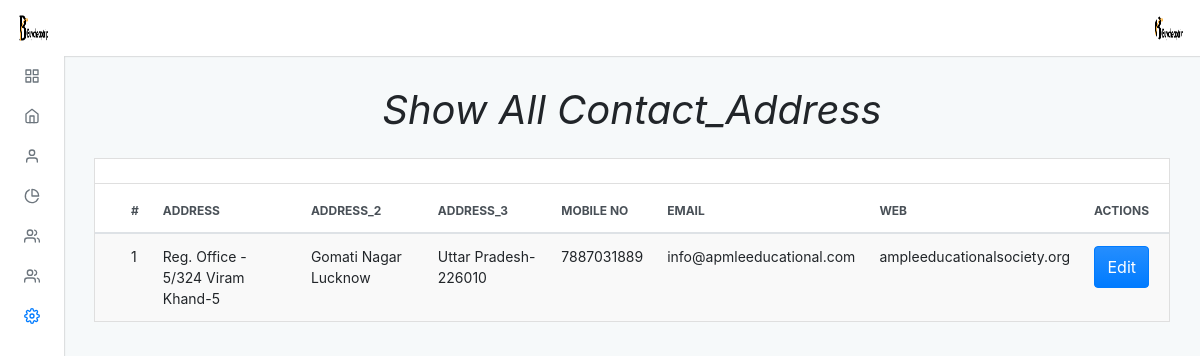
/admin/default/all_footer.php (signed in), run on the app's committed database.
### tables this page shows
CREATE TABLE `footer` (
  `id` int(11) NOT NULL,
  `address_1` varchar(500) NOT NULL,
  `address_2` varchar(500) NOT NULL,
  `address_3` varchar(500) NOT NULL,
  `mobile` varchar(14) NOT NULL,
  `email` varchar(50) NOT NULL,
  `web` varchar(50) NOT NULL
);

### admin/default/all_footer.php (the view, shortened to what this page needs)
<?php
 include "../connection.php";
?>
<?php $page="setting"; include("./incluede/header.php")?>
      <div class="adminx-content">
        <div class="adminx-main-content">
          <div class="container-fluid">
            <div class="pb-3">
              <h1><b><i>Show All Contact_Address</i></b></h1>
            </div>
            <div class="row">
              <div class="col">
                <div class="card mb-grid">
                  <div class="card-header d-flex justify-content-between align-items-center">
                  </div>
                  <div class="table-responsive-md">
                    <table class="table table-actions table-striped table-hover mb-0">
                      <thead>
                        <tr>
                          <th scope="col">
                          </th>
                          <th scope="col">#</th>
                          <th scope="col">Address</th>
                          <th scope="col">Address_2</th>
                          <th scope="col">Address_3</th>
                          <th scope="col">Mobile No</th>
                          <th scope="col">Email</th>
                          <th scope="col">Web</th>
                          <th scope="col">Actions</th>
                        </tr>
                      </thead>
                      <tbody>
                      <?php
    $query="select * from footer";
    $res=mysqli_query($conn,$query);
     $a=1;
    while($row=mysqli_fetch_assoc($res))
    {
?>
                        <tr>
                          <th scope="row">
                          </th>
                          <td><?php echo $a ?></td>
                                                            <td><?php echo $row['address_1']?></td>
                                                            <td><?php echo $row['address_2']?></td>
                                                            <td><?php echo $row['address_3']?></td>
                                                            <td><?php echo $row['mobile']?></td>
                                                            <td><?php echo $row['email']?></td>
                                                            <td><?php echo $row['web']?></td>
                                                            <td>
                                                                <a href="edit_footer?id=<?php echo $row['id'];?>"><button type="button" class="btn btn-primary waves-effect waves-light add">Edit</button></a>
                                                            </td>
                        </tr>
                        <?php
++$a;
}
?>
<?php include("./incluede/footer.php")?>

### admin/default/incluede/header.php (shortened to what this page needs)
<!DOCTYPE html>
<html lang="en">
<head>
  <link rel="stylesheet" type="text/css" href="./dist/css/adminx.css" media="screen" />
</head>
<body class=" virat">
  <div class="adminx-container">
    <?php
    $query = "select * from admin_login";
    $result = mysqli_query($conn, $query);
    while ($row = mysqli_fetch_assoc($result)) {
    ?>
      <nav class="navbar navbar-expand justify-content-between fixed-top virat_1">
        <a class="navbar-brand mb-0 h1 d-none d-md-block" href="admin">
          <img src="../upload/<?php echo $row['image']; ?>" class="navbar-brand-image d-inline-block align-top mr-2" class="circle" alt="">
        </a>
        <ul class="navbar-nav d-flex justify-content-end mr-2">
          <li class="nav-item dropdown">
            <a class="nav-link avatar-with-name" id="navbarDropdownMenuLink" data-toggle="dropdown" href="#">
              <img src="../upload/<?php echo $row['image']; ?>" class="d-inline-block align-top" class="rounded" alt="">
            </a>
          </li>
        </ul>
      <?php
    }
      ?>
      </nav>
      <div class="adminx-sidebar expand-hover push">
        <ul class="sidebar-nav">
          <li class="sidebar-nav-item">
            <a href="admin" class="sidebar-nav-link <?php if ($page == 'home') { echo 'active'; } ?>">
              <span class="sidebar-nav-icon">
                <i data-feather="grid"></i>
              </span>
            </a>
          </li>
          <li class="sidebar-nav-item">
            <a class="sidebar-nav-link <?php if ($page == 'slider') {
                                          echo 'active';
                                        } ?> collapsed" data-toggle="collapse" href="#example" aria-expanded="false" aria-controls="example">
              <span class="sidebar-nav-icon">
                <i data-feather="home"></i>
              </span>
            </a>
          </li>
          <li class="sidebar-nav-item">
            <a class=" sidebar-nav-link <?php if ($page == 'about') {
                                          echo 'active';
                                        } ?> collapsed" data-toggle="collapse" href="#exampl_a" aria-expanded="false" aria-controls="exampl_a">
              <span class="sidebar-nav-icon">
                <i data-feather="user"></i>
              </span>
            </a>
          </li>
          <li class="sidebar-nav-item">
            <a class=" sidebar-nav-link <?php if ($page == 'our') {
                                          echo 'active';
                                  } ?> collapsed" data-toggle="collapse" href="#examp" aria-expanded="false" aria-controls="examp">
              <span class="sidebar-nav-icon">
                <i data-feather="pie-chart"></i>
              </span>
            </a>
          </li>
          <li class="sidebar-nav-item">
            <a class=" sidebar-nav-link <?php if ($page == 'transport') {
                                          echo 'active';
                                        } ?> collapsed" data-toggle="collapse" href="#exa_team" aria-expanded="false" aria-controls="exa_team">
              <span class="sidebar-nav-icon">
                <i data-feather="users"></i>
              </span>
            </a>
          </li>
          <li class="sidebar-nav-item">
            <a class=" sidebar-nav-link <?php if ($page == 'transport') {
                                          echo 'active';
                                        } ?> collapsed" data-toggle="collapse" href="#exa_team99" aria-expanded="false" aria-controls="exa_team99">
              <span class="sidebar-nav-icon">
                <i data-feather="users"></i>
              </span>
            </a>
          </li>
          <li class="sidebar-nav-item">
            <a class=" sidebar-nav-link <?php if ($page == 'setting') {
                                          echo 'active';
                                        } ?> collapsed" data-toggle="collapse" href="#ex" aria-expanded="false" aria-controls="ex">
              <span class="sidebar-nav-icon">
                <i data-feather="settings"></i>
              </span>
            </a>
      </div>

### admin/default/incluede/header.php (style rules this page uses)
.pb-3 { text-align: center; }

### data on the page
footer: address_1 "Reg. Office - 5/324 Viram Khand-5", address_2 "Gomati Nagar Lucknow", address_3 "Uttar Pradesh-226010", mobile "7887031889", email "info@apmleeducational.com", web "ampleeducationalsociety.org"
